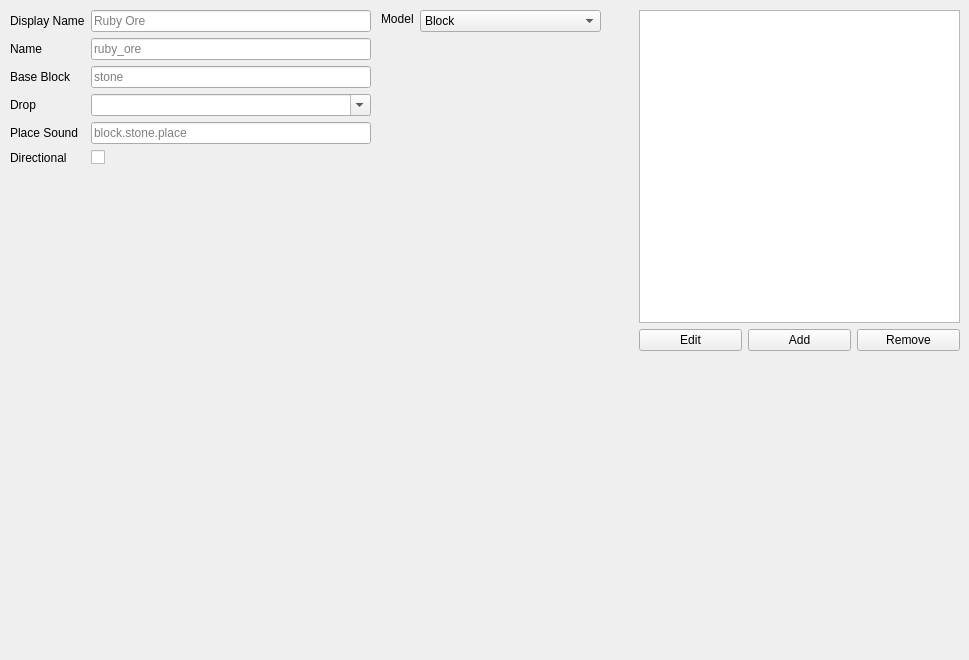
    <widget class="QWidget" name="blockTab">
     <attribute name="title">
      <string>Blocks</string>
     </attribute>
     <widget class="QWidget" name="formLayoutWidget_2">
      <property name="geometry">
       <rect>
        <x>10</x>
        <y>10</y>
        <width>361</width>
        <height>641</height>
       </rect>
      </property>
      <layout class="QFormLayout" name="formLayout_2">
       <item row="0" column="0">
        <widget class="QLabel" name="blockDisplayNameLabel">
         <property name="text">
          <string>Display Name</string>
         </property>
        </widget>
       </item>
       <item row="1" column="0">
        <widget class="QLabel" name="blockNameLabel">
         <property name="text">
          <string>Name</string>
         </property>
        </widget>
       </item>
       <item row="2" column="0">
        <widget class="QLabel" name="blockBaseBlockName">
         <property name="text">
          <string>Base Block</string>
         </property>
        </widget>
       </item>
       <item row="3" column="0">
        <widget class="QLabel" name="blockDropLabel">
         <property name="text">
          <string>Drop</string>
         </property>
        </widget>
       </item>
       <item row="4" column="0">
        <widget class="QLabel" name="blockPlaceSoundLabel">
         <property name="text">
          <string>Place Sound</string>
         </property>
        </widget>
       </item>
       <item row="5" column="0">
        <widget class="QLabel" name="blockDirectionalLabel">
         <property name="text">
          <string>Directional</string>
         </property>
        </widget>
       </item>
       <item row="0" column="1">
        <widget class="QLineEdit" name="blockDisplayName">
         <property name="toolTip">
          <string>&lt;html&gt;&lt;head/&gt;&lt;body&gt;&lt;p&gt;The name you'll see for your block in your inventory!&lt;/p&gt;&lt;/body&gt;&lt;/html&gt;</string>
         </property>
         <property name="placeholderText">
          <string>Ruby Ore</string>
         </property>
        </widget>
       </item>
       <item row="1" column="1">
        <widget class="QLineEdit" name="blockName">
         <property name="toolTip">
          <string>&lt;html&gt;&lt;head/&gt;&lt;body&gt;&lt;p&gt;How the game refers to the block.&lt;/p&gt;&lt;/body&gt;&lt;/html&gt;</string>
         </property>
         <property name="placeholderText">
          <string>ruby_ore</string>
         </property>
        </widget>
       </item>
       <item row="2" column="1">
        <widget class="QLineEdit" name="blockBaseBlock">
         <property name="toolTip">
          <string>&lt;html&gt;&lt;head/&gt;&lt;body&gt;&lt;p&gt;The block that your custom block hides inside of. This determines most of the sounds (other than the place sound), mining speed, etc. &lt;span style=&quot; font-weight:700;&quot;&gt;Do not use minecraft: in front of the block!&lt;/span&gt;&lt;/p&gt;&lt;/body&gt;&lt;/html&gt;</string>
         </property>
         <property name="placeholderText">
          <string>stone</string>
         </property>
        </widget>
       </item>
       <item row="4" column="1">
        <widget class="QLineEdit" name="blockPlaceSound">
         <property name="toolTip">
          <string>&lt;html&gt;&lt;head/&gt;&lt;body&gt;&lt;p&gt;When this is checked, it'll place like an oak log, directionally.&lt;/p&gt;&lt;/body&gt;&lt;/html&gt;</string>
         </property>
         <property name="placeholderText">
          <string>block.stone.place</string>
         </property>
        </widget>
       </item>
       <item row="5" column="1">
        <widget class="QCheckBox" name="blockDirectional">
         <property name="toolTip">
          <string>&lt;html&gt;&lt;head/&gt;&lt;body&gt;&lt;p&gt;When this is checked, it'll place like an oak log, directionally.&lt;/p&gt;&lt;/body&gt;&lt;/html&gt;</string>
         </property>
         <property name="text">
          <string/>
         </property>
        </widget>
       </item>
       <item row="3" column="1">
        <widget class="QComboBox" name="blockDropBox">
         <property name="toolTip">
          <string>&lt;html&gt;&lt;head/&gt;&lt;body&gt;&lt;p&gt;The item or block that this block drops when it is broken. Self will drop itself, or you can choose any of your blocks or items, or you can choose any Minecraft block or item.&lt;/p&gt;&lt;/body&gt;&lt;/html&gt;</string>
         </property>
         <property name="editable">
          <bool>true</bool>
         </property>
        </widget>
       </item>
      </layout>
     </widget>
     <widget class="QPushButton" name="blockTextureButtonTop">
      <property name="geometry">
       <rect>
        <x>450</x>
        <y>50</y>
        <width>50</width>
        <height>50</height>
       </rect>
      </property>
      <property name="toolTip">
       <string>&lt;html&gt;&lt;head/&gt;&lt;body&gt;&lt;p&gt;The top texture of your block. &lt;span style=&quot; font-weight:700;&quot;&gt;If you are using a Custom model, only use the bottom texture!&lt;/span&gt;&lt;/p&gt;&lt;/body&gt;&lt;/html&gt;</string>
      </property>
      <property name="text">
       <string/>
      </property>
      <property name="flat">
       <bool>true</bool>
      </property>
     </widget>
     <widget class="QPushButton" name="blockTextureButtonBack">
      <property name="geometry">
       <rect>
        <x>450</x>
        <y>100</y>
        <width>50</width>
        <height>50</height>
       </rect>
      </property>
      <property name="toolTip">
       <string>&lt;html&gt;&lt;head/&gt;&lt;body&gt;&lt;p&gt;The back texture of your block. &lt;span style=&quot; font-weight:700;&quot;&gt;If you are using a Custom model, only use the bottom texture!&lt;/span&gt;&lt;/p&gt;&lt;/body&gt;&lt;/html&gt;</string>
      </property>
      <property name="text">
       <string/>
      </property>
      <property name="flat">
       <bool>true</bool>
      </property>
     </widget>
     <widget class="QPushButton" name="blockTextureButtonRight">
      <property name="geometry">
       <rect>
        <x>500</x>
        <y>100</y>
        <width>50</width>
        <height>50</height>
       </rect>
      </property>
      <property name="toolTip">
       <string>&lt;html&gt;&lt;head/&gt;&lt;body&gt;&lt;p&gt;The right texture of your block. &lt;span style=&quot; font-weight:700;&quot;&gt;If you are using a Custom model, only use the bottom texture!&lt;/span&gt;&lt;/p&gt;&lt;/body&gt;&lt;/html&gt;</string>
      </property>
      <property name="text">
       <string/>
      </property>
      <property name="flat">
       <bool>true</bool>
      </property>
     </widget>
     <widget class="QPushButton" name="blockTextureButtonBottom">
      <property name="geometry">
       <rect>
        <x>450</x>
        <y>150</y>
        <width>50</width>
        <height>50</height>
       </rect>
      </property>
      <property name="toolTip">
       <string>&lt;html&gt;&lt;head/&gt;&lt;body&gt;&lt;p&gt;The bottom texture of your block. &lt;span style=&quot; font-weight:700;&quot;&gt;If you are using a Custom model, only use this texture!&lt;/span&gt;&lt;/p&gt;&lt;/body&gt;&lt;/html&gt;</string>
      </property>
      <property name="text">
       <string/>
      </property>
      <property name="flat">
       <bool>true</bool>
      </property>
     </widget>
     <widget class="QPushButton" name="blockTextureButtonLeft">
      <property name="geometry">
       <rect>
        <x>400</x>
        <y>100</y>
        <width>50</width>
        <height>50</height>
       </rect>
      </property>
      <property name="toolTip">
       <string>&lt;html&gt;&lt;head/&gt;&lt;body&gt;&lt;p&gt;The left texture of your block. &lt;span style=&quot; font-weight:700;&quot;&gt;If you are using a Custom model, only use the bottom texture!&lt;/span&gt;&lt;/p&gt;&lt;/body&gt;&lt;/html&gt;</string>
      </property>
      <property name="text">
       <string/>
      </property>
      <property name="flat">
       <bool>true</bool>
      </property>
     </widget>
     <widget class="QPushButton" name="blockTextureButtonFront">
      <property name="geometry">
       <rect>
        <x>550</x>
        <y>100</y>
        <width>50</width>
        <height>50</height>
       </rect>
      </property>
      <property name="toolTip">
       <string>&lt;html&gt;&lt;head/&gt;&lt;body&gt;&lt;p&gt;The front texture of your block. &lt;span style=&quot; font-weight:700;&quot;&gt;If you are using a Custom model, only use the bottom texture!&lt;/span&gt;&lt;/p&gt;&lt;/body&gt;&lt;/html&gt;</string>
      </property>
      <property name="text">
       <string/>
      </property>
      <property name="flat">
       <bool>true</bool>
      </property>
     </widget>
     <widget class="QLabel" name="blockTextureBottom">
      <property name="geometry">
       <rect>
        <x>450</x>
        <y>150</y>
        <width>50</width>
        <height>50</height>
       </rect>
      </property>
      <property name="text">
       <string/>
      </property>
     </widget>
     <widget class="QLabel" name="blockTextureFront">
      <property name="geometry">
       <rect>
        <x>550</x>
        <y>100</y>
        <width>50</width>
        <height>50</height>
       </rect>
      </property>
      <property name="text">
       <string/>
      </property>
     </widget>
     <widget class="QLabel" name="blockTextureRight">
      <property name="geometry">
       <rect>
        <x>500</x>
        <y>100</y>
        <width>50</width>
        <height>50</height>
       </rect>
      </property>
      <property name="text">
       <string/>
      </property>
     </widget>
     <widget class="QLabel" name="blockTextureBack">
      <property name="geometry">
       <rect>
        <x>450</x>
        <y>100</y>
        <width>50</width>
        <height>50</height>
       </rect>
      </property>
      <property name="text">
       <string/>
      </property>
     </widget>
     <widget class="QLabel" name="blockTextureTop">
      <property name="geometry">
       <rect>
        <x>450</x>
        <y>50</y>
        <width>50</width>
        <height>50</height>
       </rect>
      </property>
      <property name="text">
       <string/>
      </property>
     </widget>
     <widget class="QLabel" name="blockTextureLeft">
      <property name="geometry">
       <rect>
        <x>400</x>
        <y>100</y>
        <width>50</width>
        <height>50</height>
       </rect>
      </property>
      <property name="text">
       <string/>
      </property>
     </widget>
     <widget class="QWidget" name="gridLayoutWidget">
      <property name="geometry">
       <rect>
        <x>639</x>
        <y>10</y>
        <width>321</width>
        <height>341</height>
       </rect>
      </property>
      <layout class="QGridLayout" name="gridLayout">
       <item row="1" column="1">
        <widget class="QPushButton" name="blockAddButton">
         <property name="toolTip">
          <string>&lt;html&gt;&lt;head/&gt;&lt;body&gt;&lt;p&gt;Adds your new custom block to the list!&lt;/p&gt;&lt;/body&gt;&lt;/html&gt;</string>
         </property>
         <property name="text">
          <string>Add</string>
         </property>
        </widget>
       </item>
       <item row="1" column="0">
        <widget class="QPushButton" name="blockEditButton">
         <property name="toolTip">
          <string>&lt;html&gt;&lt;head/&gt;&lt;body&gt;&lt;p&gt;Lets you edit a custom block you've already added.&lt;/p&gt;&lt;/body&gt;&lt;/html&gt;</string>
         </property>
         <property name="text">
          <string>Edit</string>
         </property>
        </widget>
       </item>
       <item row="1" column="2">
        <widget class="QPushButton" name="blockRemoveButton">
         <property name="toolTip">
          <string>&lt;html&gt;&lt;head/&gt;&lt;body&gt;&lt;p&gt;Deletes a block from the list. &lt;span style=&quot; font-weight:700;&quot;&gt;Cannot be undone!&lt;/span&gt;&lt;/p&gt;&lt;/body&gt;&lt;/html&gt;</string>
         </property>
         <property name="text">
          <string>Remove</string>
         </property>
        </widget>
       </item>
       <item row="0" column="0" colspan="3">
        <widget class="QListWidget" name="blockList">
         <property name="toolTip">
          <string>&lt;html&gt;&lt;head/&gt;&lt;body&gt;&lt;p&gt;The list of all blocks that will be generated when you press Generate Pack.&lt;/p&gt;&lt;/body&gt;&lt;/html&gt;</string>
         </property>
        </widget>
       </item>
      </layout>
     </widget>
     <widget class="QLabel" name="blockModelLabel">
      <property name="geometry">
       <rect>
        <x>381</x>
        <y>11</y>
        <width>41</width>
        <height>16</height>
       </rect>
      </property>
      <property name="text">
       <string>Model</string>
      </property>
     </widget>
     <widget class="QComboBox" name="blockModel">
      <property name="geometry">
       <rect>
        <x>420</x>
        <y>10</y>
        <width>181</width>
        <height>22</height>
       </rect>
      </property>
      <property name="toolTip">
       <string>&lt;html&gt;&lt;head/&gt;&lt;body&gt;&lt;p&gt;The model of your block.&lt;/p&gt;&lt;p&gt;Block: A normal block.&lt;/p&gt;&lt;p&gt;Custom: A model you created in &lt;span style=&quot; font-weight:700;&quot;&gt;BlockBench&lt;/span&gt;.&lt;/p&gt;&lt;/body&gt;&lt;/html&gt;</string>
      </property>
      <item>
       <property name="text">
        <string>Block</string>
       </property>
      </item>
      <item>
       <property name="text">
        <string>Custom</string>
       </property>
      </item>
     </widget>
     <zorder>blockModelLabel</zorder>
     <zorder>blockModel</zorder>
     <zorder>formLayoutWidget_2</zorder>
     <zorder>blockTextureBottom</zorder>
     <zorder>blockTextureRight</zorder>
     <zorder>blockTextureBack</zorder>
     <zorder>blockTextureTop</zorder>
     <zorder>blockTextureLeft</zorder>
     <zorder>gridLayoutWidget</zorder>
     <zorder>blockTextureFront</zorder>
     <zorder>blockTextureButtonRight</zorder>
     <zorder>blockTextureButtonBack</zorder>
     <zorder>blockTextureButtonLeft</zorder>
     <zorder>blockTextureButtonFront</zorder>
     <zorder>blockTextureButtonBottom</zorder>
     <zorder>blockTextureButtonTop</zorder>
    </widget>
